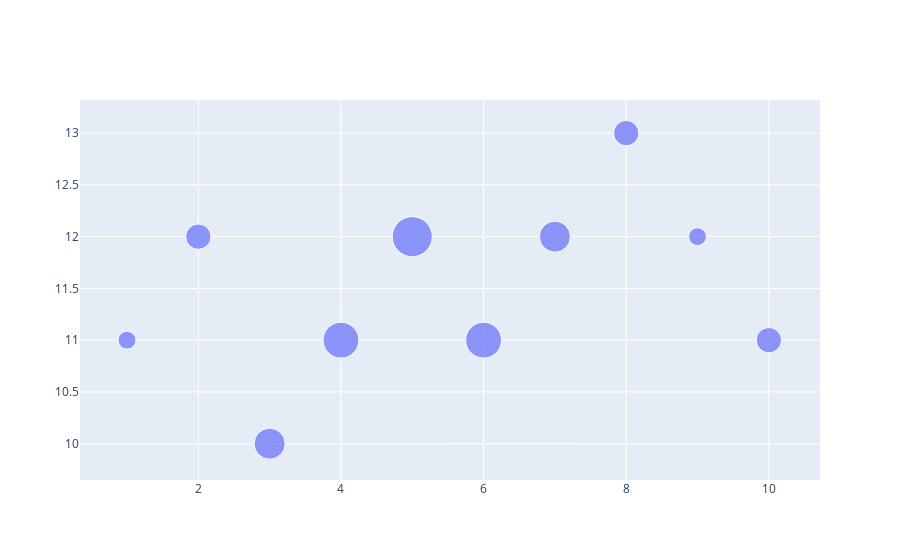

Notebook code for this chart:
### Code cell
import plotly.graph_objects as go

size = [20, 40, 60, 80, 100, 80, 60, 40, 20, 40]
fig = go.Figure(data=[go.Scatter(
    x=[1, 2, 3, 4, 5, 6, 7, 8, 9, 10],
    y=[11, 12, 10, 11, 12, 11, 12, 13, 12, 11],
    mode='markers',
    marker=dict(
        size=size,
        sizemode='area',
        sizeref=2.*max(size)/(40.**2),
        sizemin=4
    )
)])

fig.show()

### Figure 1 — Plotly figure (JSON) as saved in the notebook; plotly's stock layout.template omitted (floating-point values rounded to 4 significant figures)
{"data": [{"marker": {"size": [20, 40, 60, 80, 100, 80, 60, 40, 20, 40], "sizemin": 4, "sizemode": "area", "sizeref": 0.125}, "mode": "markers", "type": "scatter", "x": [1, 2, 3, 4, 5, 6, 7, 8, 9, 10], "y": [11, 12, 10, 11, 12, 11, 12, 13, 12, 11]}], "layout": {"autosize": true, "xaxis": {"autorange": true, "range": [0.3782, 10.67], "showspikes": false, "type": "linear"}, "yaxis": {"autorange": true, "range": [9.395, 13.53], "showspikes": false, "type": "linear"}}}
